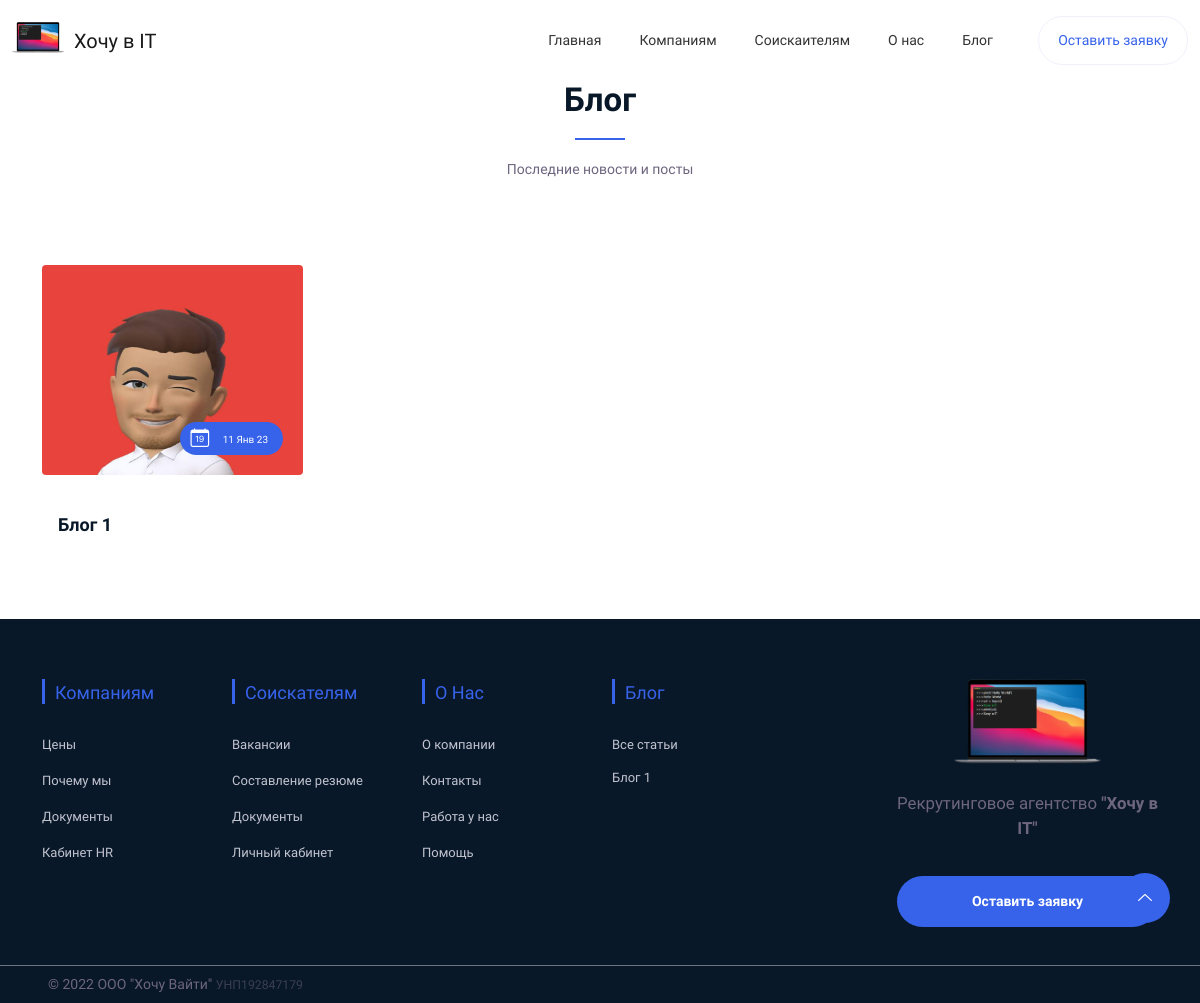
The page /blog/ on the database as committed earlier.
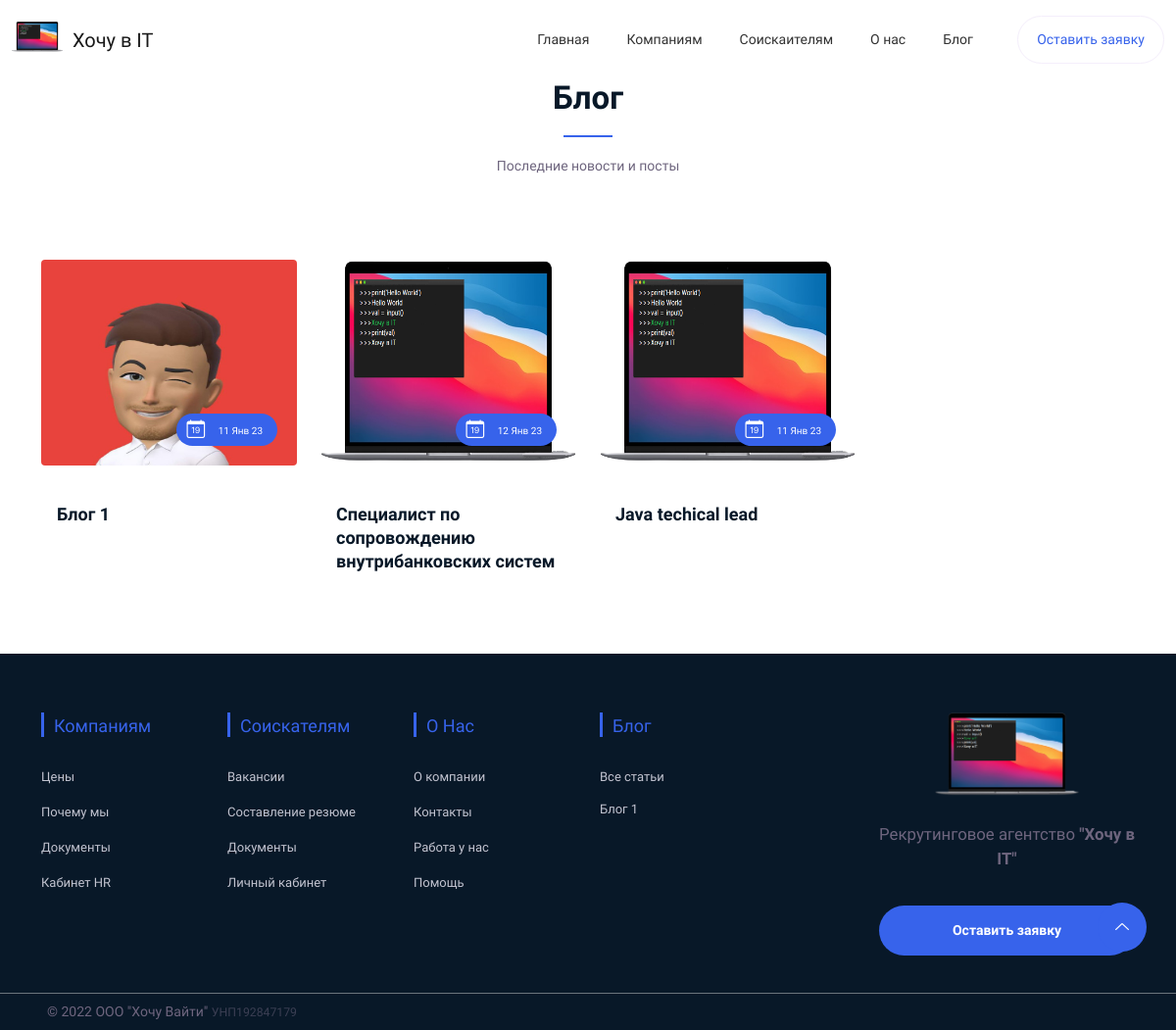
The same page on the database as committed later.
### blog/models.py (models this page shows, shortened)
class Blog(models.Model):
    title = models.CharField("Название", max_length=200)
    post = models.TextField("Пост")
    image = models.ImageField("Изображение", upload_to='images',)
    blog_date = models.DateField("Дата публикации", default=timezone.now)
    draft = models.BooleanField('Статус', default=0)

### vacancy/models.py (models this page shows, shortened)
class Vacancy(models.Model):
    title = models.CharField("Название", max_length=200)
    color = models.CharField("Цвет публикации", max_length=10)
    text = models.TextField("Описание")
    salary_from = models.IntegerField("Вилка от")
    salary_to = models.IntegerField("Вилка до")
    currency = models.CharField("Валюта", max_length=500, choices=CURRENCY)
    grade = models.CharField("Грейд", max_length=500, choices=GRADE)
    stack = models.CharField("Технологии", max_length=500)
    benefits = models.TextField("Предложение и бонусы")
    vacancy_date = models.DateField("Дата публикации", default=timezone.now)
    activity = models.BooleanField('Активность', default=0)
    hot = models.BooleanField('Продвижение', default=0)

### blog/views.py (the view)
# urls.py: path('blog/', views.blog_list, name='blog_list'),
def blog_list(request):
    posts = Blog.objects.filter(draft=1).order_by('-blog_date')
    menuposts = Blog.objects.filter(draft=1).order_by('-blog_date')[:3]
    vacancys = Vacancy.objects.filter(hot=1).order_by('-vacancy_date')
    return render(request, 'blog/list.html', {'posts': posts, 'menuposts': menuposts, 'vacancys': vacancys})

### templates/blog/list.html
{% extends 'home.html' %}
 {% load static %}
{% block content %}
    <div class="latest-news-area section">
        <div class="container">
            <div class="row">
                <div class="col-12">
                    <div class="section-title">
                        <h2 class="wow fadeInUp" data-wow-delay=".3s">Блог</h2>
                        <p class="wow fadeInUp" data-wow-delay=".7s">Последние новости и посты</p>
                    </div>
                </div>
            </div>
            <div class="row">
                {% for post in posts %}
                <div class="col-lg-3 col-md-4 col-12 my-1">
                    <div class="single-news wow fadeInUp card card-cover my-auto border-0" style="border-radius:2em" data-wow-delay=".2s">
                        <div class="image" style="height: 210px;">
                            <img class="thumb" src="{{ post.image.url }}" alt="#">
                            <div class="meta-details">
                                &nbsp;<i class="bi bi-calendar-date text-white fa-lg"></i> <span>{{ post.blog_date|date:"j M y" }}</span>
                            </div>
                        </div>
                        <div class="content-body">
                            <h4 class="title"><a class="stretched-link nav-link mt-auto" data-bs-toggle="modal" data-bs-target="#blog-modal7">{{ post.title }}</a></h4>
                        </div>
                    </div>
                </div>
                {% endfor %}
                {% for vacancy in vacancys %}
                <div class="col-lg-3 col-md-4 col-12 my-1">
                    <div class="single-news wow fadeInUp card card-cover my-auto border-0" style="border-radius:2em" data-wow-delay=".2s">
                        <div class="image" style="height: 210px;">
                            <img class="thumb" src="{% static 'images/logo/big-logo.png' %}" alt="#">
                            <div class="meta-details">
                                &nbsp;<i class="bi bi-calendar-date text-white fa-lg"></i> <span>{{ vacancy.vacancy_date|date:"j M y" }}</span>
                            </div>
                        </div>
                        <div class="content-body">
                            <h4 class="title"><a class="stretched-link nav-link mt-auto" data-bs-toggle="modal" href="/vacancy/{{ vacancy.id }}">{{ vacancy.title }}</a></h4>
                        </div>
                    </div>
                </div>
                {% endfor %}
            </div>
        </div>
    </div>
{% endblock %}

### templates/footer.html (shortened to what this page needs)
{% load static %}
    <footer class="footer">
        <div class="footer-middle">
            <div class="container">
                <div class="row">
                    <div class="col-lg-2 col-md-4 col-sm-12">
                        <div class="single-footer f-link">
                            <h3>Компаниям</h3>
                            <ul>
                                <li><a href="price.html">Цены</a></li>
                                <li><a href="why.html">Почему мы</a></li>
                                <li><a href="docs.html">Документы</a></li>
                                <li><a href="access/">Кабинет HR</a></li>
                            </ul>
                        </div>
                    </div>
                    <div class="col-lg-2 col-md-4 col-sm-12">
                        <div class="single-footer f-link">
                            <h3>Соискателям</h3>
                            <ul>
                                <li><a href="{% url 'vacancy_list' %}">Вакансии</a></li>
                                <li><a href="upload.html">Составление резюме</a></li>
                                <li><a href="invate.html">Документы</a></li>
                                <li><a href="feedback.html">Личный кабинет</a></li>
                            </ul>
                        </div>
                    </div>
                    <div class="col-lg-2 col-md-4 col-sm-12">
                        <div class="single-footer f-link">
                            <h3>О нас</h3>
                            <ul>
                                <li><a href="about.html">О компании</a></li>
                                <li><a href="about.html#contacts">Контакты</a></li>
                                <li><a href="join.html">Работа у нас</a></li>
                                <li><a href="promo/">Помощь</a></li>
                            </ul>
                        </div>
                    </div>
                    <div class="col-lg-3 col-md-4 col-sm-12">
                        <div class="single-footer f-link text-truncate">
                            <h3>Блог</h3>
                            <ul>
                                <li><a href="{% url 'blog_list' %}">Все статьи</a></li>
                                            {% for menupost in menuposts %}
                                            <li><a href="blog/{{ menupost.id }}" class="text-truncate" style="margin-top: -2px; margin-bottom: -1px;">{{ menupost.title }}</a></li>
                                            {% endfor %}
                            </ul>
                        </div>
                    </div>
                    <div class="col-lg-3 col-md-6 col-sm-12">
                        <div class="f-about single-footer text-center">
                            <div class="logo">
                                <a href="index.html" class="text-center"><img src="{% static 'images/logo/big-logo.png' %}" alt="Logo" style="width: 56%"></a>
                            </div>
                            <span class="text-center"><big>Рекрутинговое агентство <strong>"Хочу в IT"</strong> </big></span>
                            <div class="footer-social">
                                        <div class="button w-100">
            <a class="btn w-100" data-bs-toggle="modal" data-bs-target="#exampleModal">Оставить заявку</a>
        </div>
                            </div>
                        </div>
                    </div>
                </div>
            </div>
        </div>
        <div class="footer-bottom">
            <div class="d-flex flex-column flex-md-row justify-content-between mx-auto py-2 mt-2 border-top border-secondary">
      <p class="my-auto mx-5 text-center">&copy; 2022 <span class="lang-49" data-label="LLC 'Want 2 IT'">ООО "Хочу Вайти"</span> <small style="opacity: 0.5">УНП192847179</small></p>
      </div>
        </div>
    </footer>
    <a href="#" class="scroll-top btn-hover">
        <i class="lni lni-chevron-up"></i>
    </a>

Rows that differ between the two databases and show on the page:
added Vacancy: vacancy_date "12 Янв 23", title "Специалист по сопровождению внутрибанковских систем"
now on this page (row edited): Vacancy: vacancy_date "11 Янв 23", title "Java techical lead"
